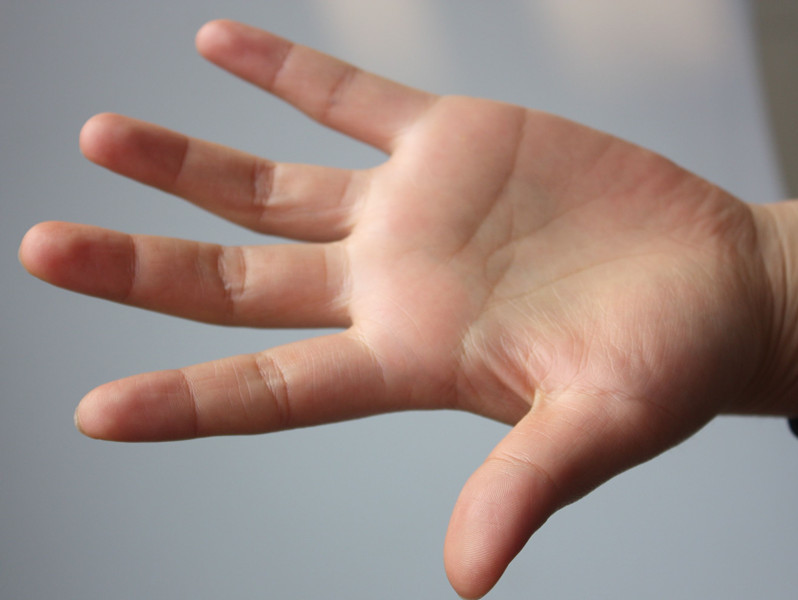
//> input picture 06直方图与模板匹配/hand.jpg, 798 x 600 px
$ ./03直方图反向投影   (built with g++ and OpenCV 4)
//> lines starting //> are read from the running program, lines starting //| are printed output that depends on the picture; after the words box and inside, x2 and y2 are one past the last pixel; in counts of white or black regions, pixels touching at a corner belong together
#include<iostream>
#include<opencv2/opencv.hpp>
using namespace std;
using namespace cv;

int main()
{
	//01 取出基准图片和测试图片
	Mat base, baseHsv;


	base = imread("hand.jpg");
//> base is the input picture: 600 rows x 798 cols, CV_8UC3; mean B, G, R 132.8, 138.5, 156.7


	//02 转换色彩空间
	cvtColor(base, baseHsv, COLOR_BGR2HSV);
//> baseHsv: 600 rows x 798 cols, CV_8UC3; mean H, S, V 55.3, 58.5, 162.4


	//03 设置参数
	Mat histBase;
	const int channels[] = { 0,1 };

	int hSize = 50;
	int sSize = 60;
	const int histSize[] = { hSize,sSize };

	float hRange[] = { 0,180 };
	float sRange[] = { 0,255 };
	const float* histRange[] = { hRange,sRange };

	bool uniform = true;
	bool accumulate = false;

	//04 计算直方图
	calcHist(&baseHsv, 1, channels, Mat(), histBase, 2, histSize, histRange, uniform, accumulate);
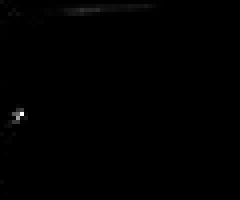
//> histBase: 50 rows x 60 cols, CV_32FC1 (shown 4 times larger); min 0, max 57102, mean 159.6; drawn with min black and max white

	//05 直方图归一化--方便产生能够查看的反向投影图

	normalize(histBase, histBase, 0, 255, NORM_MINMAX);
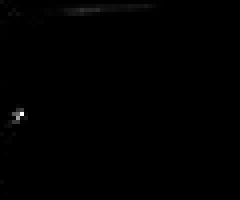
//> histBase: 50 rows x 60 cols, CV_32FC1 (shown 4 times larger); 16.8% of pixels changed, all inside (x1, y1, x2, y2) = (0, 0, 48, 50); drawn with min black and max white
	imshow("h", histBase);

	//06制作与其相似的图片
	Mat backProj;
	Mat baseWarp ;
	Mat baseWarpHsv;
	Mat warp = getRotationMatrix2D(Point(0, 0), 30, 1);
	warpAffine(base, baseWarp, warp, base.size());
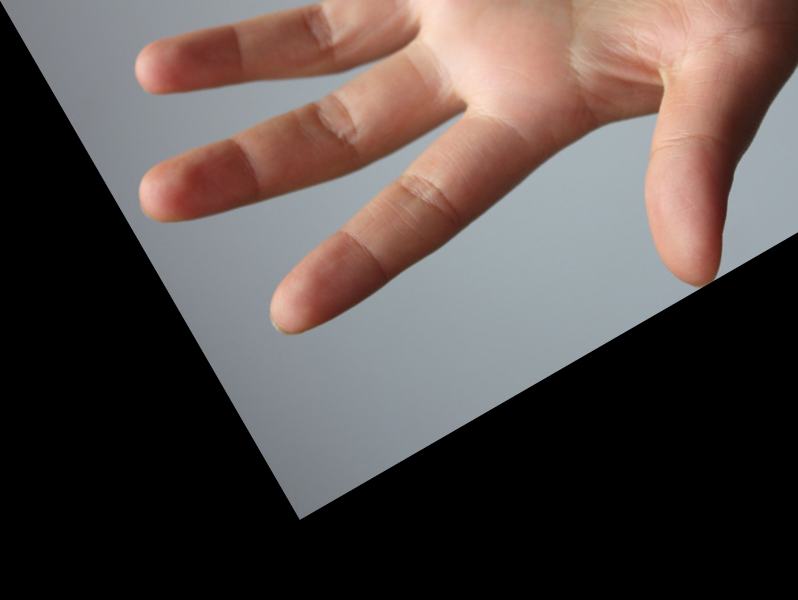
//> baseWarp: 600 rows x 798 cols, CV_8UC3; mean B, G, R 73.2, 75.9, 86.4


	cvtColor(baseWarp, baseWarpHsv, COLOR_BGR2HSV);
//> baseWarpHsv: 600 rows x 798 cols, CV_8UC3; mean H, S, V 32.7, 34.1, 90.1

	//07反向投影
	calcBackProject(&baseWarpHsv, 1, channels, histBase, backProj, histRange, 1, true);
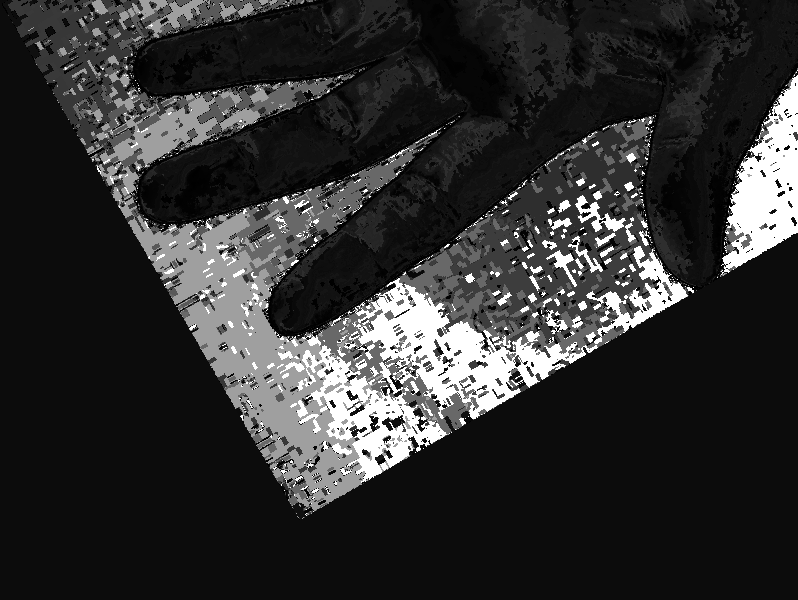
//> backProj: 600 rows x 798 cols, CV_8UC1; min 0, max 255, mean 48.5

	//08查看图像
	imshow("backProj", backProj);

	waitKey(0);
	return 0;
}

$ run again, with 06直方图与模板匹配/2.jpg copied over 06直方图与模板匹配/hand.jpg
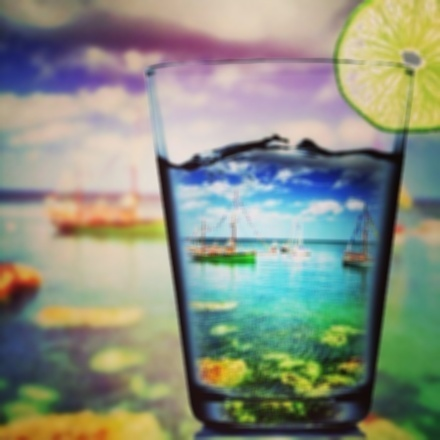
//> input picture 06直方图与模板匹配/2.jpg, 440 x 440 px
//> base is the input picture: 440 rows x 440 cols, CV_8UC3; mean B, G, R 128.2, 143.8, 137
//> baseHsv: 440 rows x 440 cols, CV_8UC3; mean H, S, V 68, 84.5, 160.1
//> `warpAffine(base, baseWarp, warp, base.size());`:
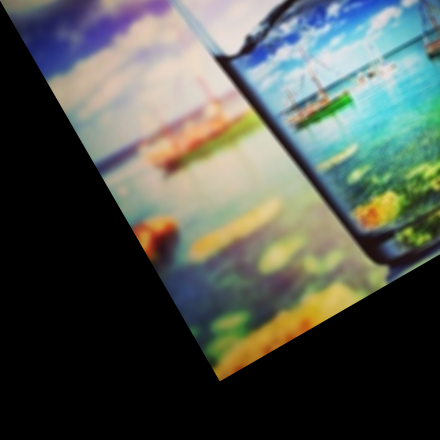
//> baseWarp: 440 rows x 440 cols, CV_8UC3; mean B, G, R 79.3, 86.7, 80.7
//> baseWarpHsv: 440 rows x 440 cols, CV_8UC3; mean H, S, V 36.7, 48.3, 96.4
//> `calcBackProject(&baseWarpHsv, 1, channels, histBase, backProj, histRan..`:
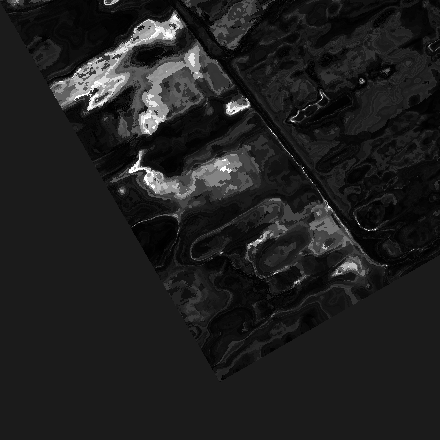
//> backProj: 440 rows x 440 cols, CV_8UC1; min 0, max 255, mean 31.4

$ run again, with 06直方图与模板匹配/4.jpg copied over 06直方图与模板匹配/hand.jpg
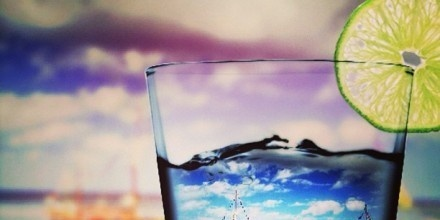
//> input picture 06直方图与模板匹配/4.jpg, 440 x 220 px
//> base is the input picture: 220 rows x 440 cols, CV_8UC3; mean B, G, R 150.8, 152.3, 160
//> baseHsv: 220 rows x 440 cols, CV_8UC3; mean H, S, V 75.4, 70.7, 176.3
//> `warpAffine(base, baseWarp, warp, base.size());`:
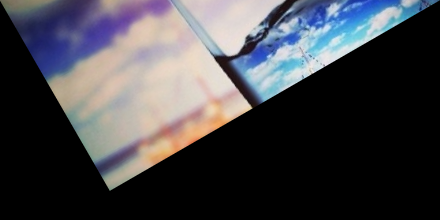
//> baseWarp: 220 rows x 440 cols, CV_8UC3; mean B, G, R 72.5, 67.6, 67.7
//> baseWarpHsv: 220 rows x 440 cols, CV_8UC3; mean H, S, V 30.9, 29.1, 79.3
//> `calcBackProject(&baseWarpHsv, 1, channels, histBase, backProj, histRan..`:
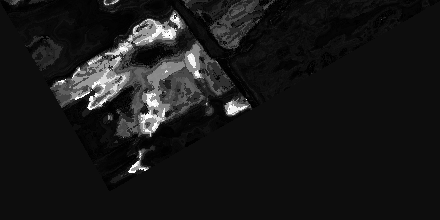
//> backProj: 220 rows x 440 cols, CV_8UC1; min 0, max 255, mean 24.3
